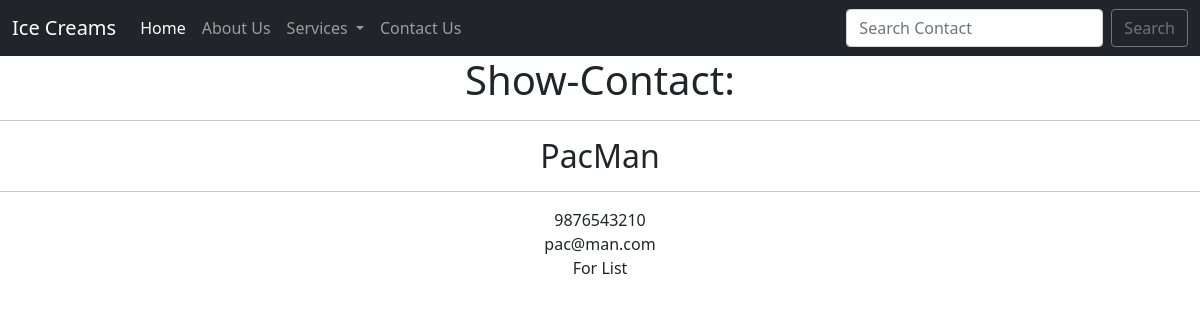
The app's page /show_contact/15 with its own data.
### home/models.py (models this page shows)
class Contact(models.Model):
    name = models.CharField(max_length=122)
    email = models.CharField(max_length=122)
    phone = models.CharField(max_length=12)
    desc = models.TextField()
    date = models.DateField()
    def __str__(self):
        return self.name

### home/views.py (the view)
# urls.py: path('show_contact/<contact_id>', views.show_contact_view, name ='show_contact'),
def show_contact_view(request, contact_id):
    contact = Contact.objects.get(pk=contact_id)
    context = {
        'contact' : contact,
    }
    return render(request, 'show_contact.html', context )

### templates/show_contact.html (shortened to what this page needs)
{% extends 'base.html' %}
{% load static %}
{% block body %}
    <center>
    <h1>Show-Contact:</h1>
    <hr/>
    <h2>{{contact}}</h2>
    <hr/>
    {{contact.phone}}<br/>
    {{contact.email}}<br/>
    {{contact.desc}}<br/>
    </center>
{% endblock body %}

### records on screen
Contact: name "PacMan", phone "9876543210", email "pac@man.com", desc "For List"
